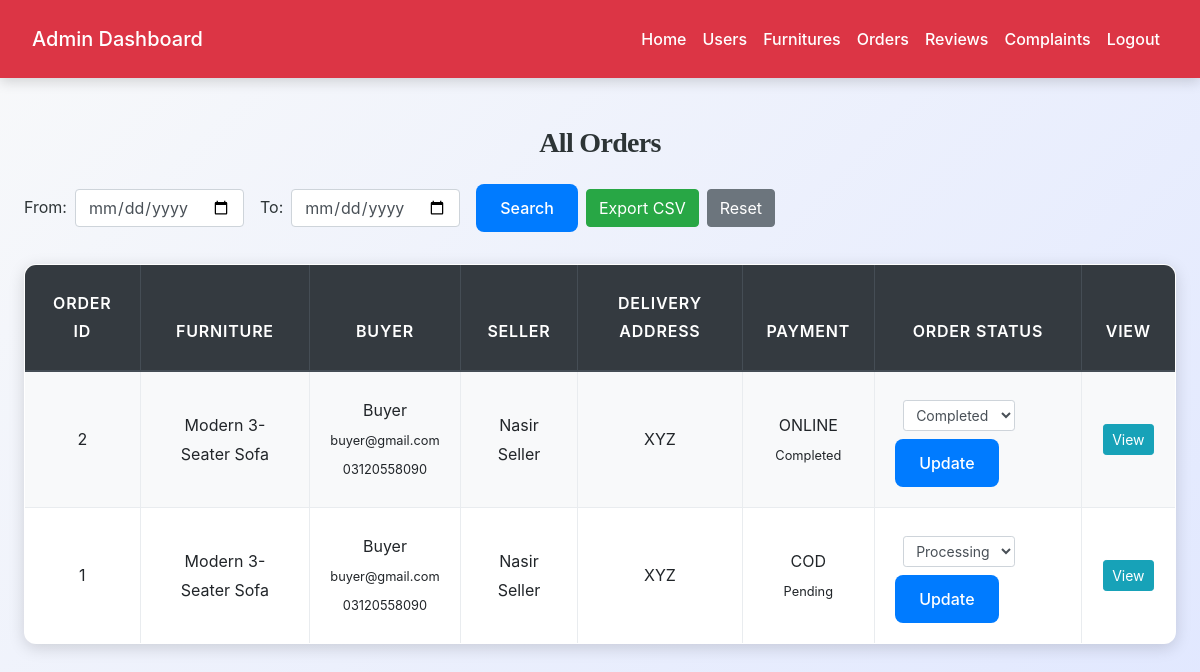
Screenshot of /admin/view_orders.php (signed in) with the database file from the repository.
### tables this page shows
CREATE TABLE `orders` (
  `order_id` int(11) NOT NULL,
  `buyer_id` int(11) NOT NULL,
  `furniture_id` int(11) NOT NULL,
  `seller_id` int(11) NOT NULL,
  `order_status` enum('pending','processing','shipped','completed','cancelled') DEFAULT 'pending',
  `order_date` timestamp NOT NULL DEFAULT current_timestamp(),
  `delivery_address` text NOT NULL,
  `payment_method` enum('cod','online') NOT NULL,
  `payment_status` enum('pending','completed') DEFAULT 'pending'
);

CREATE TABLE `furniture` (
  `furniture_id` int(11) NOT NULL,
  `id` int(11) NOT NULL,
  `category_id` int(11) NOT NULL,
  `title` varchar(100) NOT NULL,
  `description` text NOT NULL,
  `price` decimal(10,2) NOT NULL,
  `condition` enum('new','like_new','good','fair','poor') NOT NULL,
  `location` varchar(100) DEFAULT NULL,
  `status` enum('available','sold','blocked') DEFAULT 'available',
  `created_at` timestamp NOT NULL DEFAULT current_timestamp(),
  `updated_at` timestamp NOT NULL DEFAULT current_timestamp() ON UPDATE current_timestamp()
);

CREATE TABLE `users` (
  `id` int(11) NOT NULL,
  `full_name` varchar(100) NOT NULL,
  `email` varchar(100) NOT NULL,
  `password` varchar(255) NOT NULL,
  `phone` varchar(20) DEFAULT NULL,
  `address` text DEFAULT NULL,
  `city` varchar(50) DEFAULT NULL,
  `state` varchar(50) DEFAULT NULL,
  `country` varchar(50) DEFAULT NULL,
  `role` enum('buyer','seller') DEFAULT 'buyer',
  `status` enum('active','blocked','pending') DEFAULT 'active',
  `upload_status` enum('active','blocked') DEFAULT 'active',
  `profile_image` varchar(255) DEFAULT NULL,
  `created_at` timestamp NOT NULL DEFAULT current_timestamp()
);

### admin/view_orders.php (the view, shortened to what this page needs)
<?php
include('config.php');
$where = "";
$from_date = $to_date = "";
$sql = "
    SELECT o.*,
           u_buyer.full_name AS buyer_name,
           u_buyer.email AS buyer_email,
           u_buyer.phone AS buyer_phone,
           u_seller.full_name AS seller_name,
           f.title AS furniture_title
    FROM orders o
    JOIN users u_buyer ON o.buyer_id = u_buyer.id
    JOIN users u_seller ON o.seller_id = u_seller.id
    JOIN furniture f ON o.furniture_id = f.furniture_id
    $where
    ORDER BY o.order_id DESC
";
$result = mysqli_query($conn, $sql);
?>
<!DOCTYPE html>
<html lang="en">
<head>
<link rel="stylesheet" href="https://maxcdn.bootstrapcdn.com/bootstrap/4.5.2/css/bootstrap.min.css">
<link rel="stylesheet" href="../css/style.css">
</head>
<body>
<?php include('admin_navbar.php'); ?>
<div class="container mt-5">
    <h3 class="text-center mb-4">All Orders</h3>
    <form method="GET" class="form-inline mb-3">
        <label class="mr-2">From:</label>
        <input type="date" name="from_date" class="form-control mr-3" value="<?= htmlspecialchars($from_date) ?>">
        <label class="mr-2">To:</label>
        <input type="date" name="to_date" class="form-control mr-3" value="<?= htmlspecialchars($to_date) ?>">
        <button type="submit" class="btn btn-primary mr-2">Search</button>
        <a href="view_orders.php?export_csv=1<?= $from_date && $to_date ? "&from_date=$from_date&to_date=$to_date" : '' ?>" class="btn btn-success">Export CSV</a>
        <a href="view_orders.php" class="btn btn-secondary ml-2">Reset</a>
    </form>
    <?php if (mysqli_num_rows($result) > 0): ?>
        <table class="table table-bordered table-striped">
            <thead class="thead-dark">
                <tr>
                    <th>Order ID</th>
                    <th>Furniture</th>
                    <th>Buyer</th>
                    <th>Seller</th>
                    <th>Delivery Address</th>
                    <th>Payment</th>
                    <th>Order Status</th>
                    <th>View</th>
                </tr>
            </thead>
            <tbody>
                <?php while ($row = mysqli_fetch_assoc($result)): ?>
                <tr>
                    <td><?= $row['order_id'] ?></td>
                    <td><?= htmlspecialchars($row['furniture_title']) ?></td>
                    <td>
                        <?= htmlspecialchars($row['buyer_name']) ?><br>
                        <small><?= htmlspecialchars($row['buyer_email']) ?></small><br>
                        <small><?= htmlspecialchars($row['buyer_phone']) ?></small>
                    </td>
                    <td><?= htmlspecialchars($row['seller_name']) ?></td>
                    <td><?= htmlspecialchars($row['delivery_address']) ?></td>
                    <td>
                        <?= strtoupper($row['payment_method']) ?><br>
                        <small><?= ucfirst($row['payment_status']) ?></small>
                    </td>
                    <td>
                        <form method="POST" class="form-inline">
                            <select name="order_status" class="m-2 form-control form-control-sm mr-2">
                                <option value="processing" <?= $row['order_status']=='processing' ? 'selected' : '' ?>>Processing</option>
                                <option value="completed" <?= $row['order_status']=='completed' ? 'selected' : '' ?>>Completed</option>
                            </select>
                            <button type="submit" name="update_status" class="btn btn-primary btn-sm">Update</button>
                        </form>
                    </td>
                    <td>
                        <a href="order_details.php?order_id=<?= $row['order_id'] ?>" class="btn btn-info btn-sm">View</a>
                    </td>
                </tr>
                <?php endwhile; ?>
            </tbody>
        </table>
    <?php else: ?>
        <div class="alert alert-warning text-center">No orders found.</div>
    <?php endif; ?>
</div>
</body>
</html>

### css/style.css (style rules this page uses)
:root { --primary: #007bff; --secondary: #6c757d; --success: #28a745; --info: #17a2b8; --warning: #ffc107; --danger: #dc3545; --light: #f8f9fa; --dark: #2d3436; --accent: #ff6f61; --highlight: #6f42c1; --shadow: rgba(0, 0, 0, 0.15); --transition: all 0.3s ease-in-out; }
body { font-family: 'Inter', 'Segoe UI', Tahoma, Geneva, Verdana, sans-serif; background: linear-gradient(135deg, var(--light) 0%, #e0e7ff 100%); color: var(--dark); line-height: 1.8; margin: 0; padding: 0; min-height: 100vh; font-size: 16px; }
h1, h2, h3, h4 { text-align: center; margin: 2.5rem 0; font-family: 'Georgia', 'Times New Roman', serif; color: var(--dark); font-weight: 700; letter-spacing: -0.025em; }
h3 { font-size: 1.75rem; }
.container { max-width: 1200px; margin: 0 auto 3rem; padding: 0 1.5rem; }
.table { width: 100%; border-collapse: collapse; margin: 2rem 0; font-size: 1rem; background-color: #ffffff; border-radius: 12px; overflow: hidden; box-shadow: 0 4px 16px var(--shadow); transition: var(--transition); }
.table th, .table td { padding: 1.25rem; border: 1px solid #e9ecef; text-align: center; vertical-align: middle; }
.table thead th { background-color: rgb(0, 0, 0); color: white; font-weight: 600; text-transform: uppercase; letter-spacing: 0.05em; padding: 1.5rem; }
.table tbody tr { transition: var(--transition); }
.table tbody tr:nth-child(odd) { background-color: var(--light); }
.btn-primary { background-color: var(--primary); color: #fff; border: none; border-radius: 8px; padding: 0.75rem 1.5rem; font-size: 1rem; font-weight: 500; cursor: pointer; transition: var(--transition); display: inline-flex; align-items: center; justify-content: center; }
a { color: var(--primary); text-decoration: none; font-weight: 500; transition: var(--transition); }

### rows the page displays
orders: order_id "2", furniture.title "Modern 3-Seater Sofa", buyer.full_name "Buyer", buyer.email "buyer@gmail.com", buyer.phone "03120558090", seller.full_name "Nasir Seller", delivery_address "XYZ", payment_method "ONLINE", payment_status "Completed", order_status "Completed"
orders: order_id "1", furniture.title "Modern 3-Seater Sofa", buyer.full_name "Buyer", buyer.email "buyer@gmail.com", buyer.phone "03120558090", seller.full_name "Nasir Seller", delivery_address "XYZ", payment_method "COD", payment_status "Pending", order_status "Processing"
